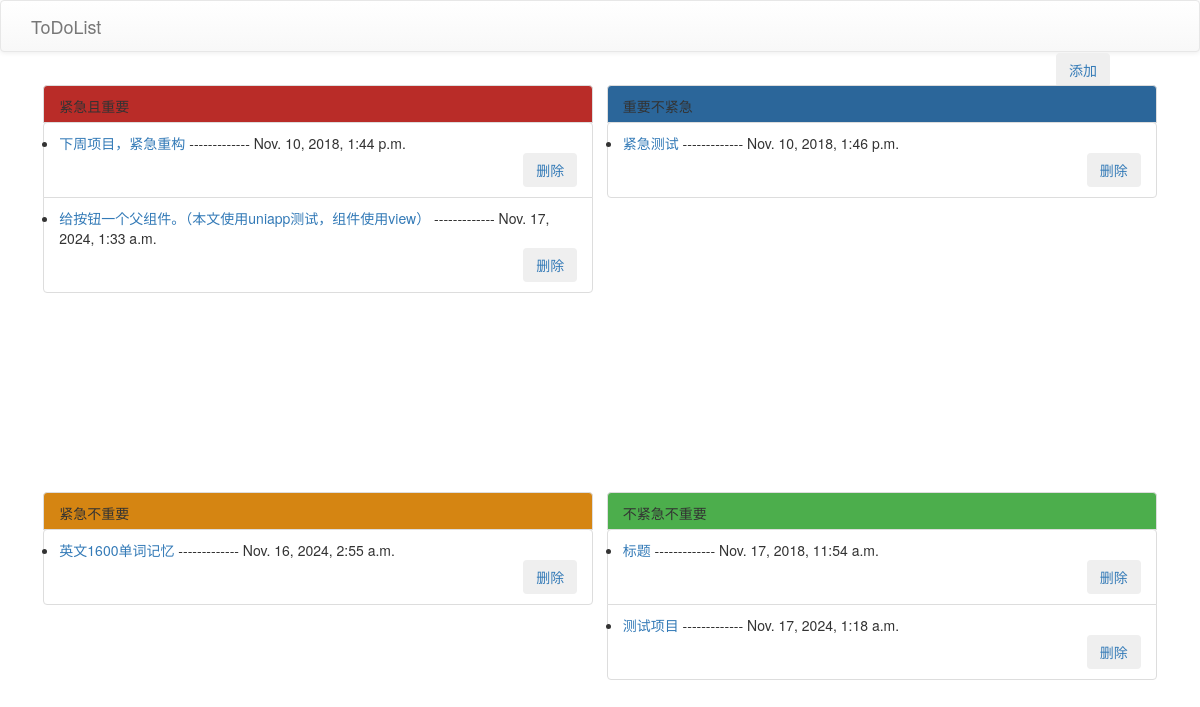
The page / on the database its author committed.
### list/models.py (models this page shows)
class ToDu(models.Model):
    title = models.CharField(max_length=23)
    content = models.TextField()
    status = models.CharField(max_length=3)
    create_time = models.DateTimeField(auto_now_add=True)
    accomplish = models.BooleanField(default=False)

### Todolist/views.py (the view)
# urls.py: path('',views.index),
def index(request):
    todo_list_all = models.ToDu.objects.all()
    if todo_list_all:
        return render(request,'index.html',{'todo_list_all':todo_list_all})
    else:
        mesage = "数据库为空"
        return render(request, 'index.html', {'erro':mesage})

### templates/index.html (shortened to what this page needs)
{% extends "base.html" %}
{% block content %}
    <div class="container">
        <div class="inner-container">
            <div style="position: absolute;
                                top: 6%;
                                left: 88%;">
                <button class="btn" type="submit" style="float: right"><a href="/todo/create/">添加</a></button>
            </div>
            <div class="item">
            <span class="list-group-item" style="background-color: #b92c28;height: 10%">紧急且重要
            </span>
                <div>
                     {% if todo_list_all %}
                    {% for list in todo_list_all %}
                         {% if list.status == "1" %}
                             <ul class="list-group-item"  id="sItem" style="position:page; height: 40%">
                                <li>
                                    <a href="/todo/tolist?status={{ list.status }}">{{ list.title }} </a>
                                    -------------
                                    <span style="float: contour">{{ list.create_time }}</span>
                                    <div  class="button_container">
                                    <a href="/todo/delete?id={{ list.id }}"><button class="btn" align="right">删除</button></a>
                                    </div>
                                </li>
                          </ul>
                         {% endif %}
                    {% endfor %}
                {% else %}
                    {{ erro }}
                {% endif %}
                </div>
            </div>
            <div class="item">
                 <span class="list-group-item" style="background-color: #2b669a;height: 10%">重要不紧急
            </span>
                <div>
                {% if todo_list_all %}
                    {% for list in todo_list_all %}
                         {% if list.status == "2" %}
                             <ul class="list-group-item"  id="sItem" style="position:page; height: 30%">
                        <li>
                            <a href="/todo/tolist?status={{ list.status }}">{{ list.title }}</a>
                               -------------
                            <span style="float: contour">{{ list.create_time }}</span>
                            <div  class="button_container" >
                            <a href="/todo/delete?id={{ list.id }}"><button type="button" class="btn">删除</button></a>
                            </div>
                        </li>
                          </ul>
                         {% endif %}
                    {% endfor %}
                {% else %}
                    {{ erro }}
                {% endif %}
                </div>
            </div>
        </div>
        <div class="inner-container">
            <div class="item">
            <span class="list-group-item" style="background-color: #d58512;height: 10%">紧急不重要
            </span>
                <div>{% if todo_list_all %}
                    {% for list in todo_list_all %}
                         {% if list.status == "3" %}
                             <ul class="list-group-item"  id="sItem" style="position:page; height: 30%">
                        <li>
                            <a href="/todo/tolist?status={{ list.status }}">{{ list.title }}</a>
                               -------------
                            <span style="float: contour">{{ list.create_time }}</span>
                            <div class="button_container" >
                            <a href="/todo/delete?id={{ list.id }}"><button type="button" class="btn" align="right">删除</button></a>
                            </div>
                        </li>
                          </ul>
                         {% endif %}
                    {% endfor %}
                {% else %}
                    {{ erro }}
                {% endif %}
                </div>
            </div>
            <div class="item">
                 <span class="list-group-item" style="background-color: #4cae4c;height: 10%">不紧急不重要
            </span>
                <div>
                    {% if todo_list_all %}
                    {% for list in todo_list_all %}
                         {% if list.status == "4" %}
                             <ul class="list-group-item"  id="sItem" style="position:page; height: 30%">
                        <li>
                            <a href="/todo/tolist?status={{ list.status }}">{{ list.title }}</a>
                               -------------
                            <span style="float: contour">{{ list.create_time }}</span>
                            <div  class="button_container" >
                            <a href="/todo/delete?id={{ list.id }}"><button type="button" class="btn" align="right">删除</button></a>
                            </div>
                        </li>
                          </ul>
                         {% endif %}
                    {% endfor %}
                {% else %}
                    {{ erro }}
                {% endif %}
                </div>
            </div>
        </div>
    </div>
{% endblock %}

### templates/index.html (style rules this page uses)
.container { display:flex; flex-direction: column; height: 100vh; }
.inner-container { display: flex; flex-direction: row; height: 70vh; margin: 5pt; }
.item { width: 580px; height: 380px; margin: 5pt; }
.button_container { display: flex; align-items: center; justify-content: flex-end; height: 100%; }

### rows shown on the page
ToDu: title "下周项目，紧急重构", create_time "Nov. 10, 2018, 1:44 p.m."
ToDu: title "给按钮一个父组件。（本文使用uniapp测试，组件使用view）", create_time "Nov. 17, 2024, 1:33 a.m."
ToDu: title "紧急测试", create_time "Nov. 10, 2018, 1:46 p.m."
ToDu: title "英文1600单词记忆", create_time "Nov. 16, 2024, 2:55 a.m."
ToDu: title "标题", create_time "Nov. 17, 2018, 11:54 a.m."
ToDu: title "测试项目", create_time "Nov. 17, 2024, 1:18 a.m."
